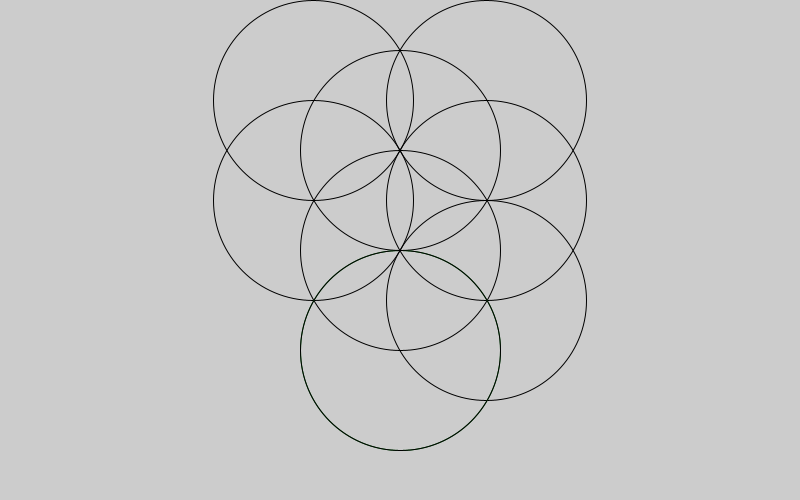
Frame 1 (no input)
Frame 60 (the mouse pressed at the canvas centre just before this capture): identical to frame 1, image omitted
Frame 120 (the mouse held since frame 60 and released just before this capture): identical to frame 1, image omitted

The Processing sketch that drew this single still picture (run headless with seeded random() and noise(); from frame 60 on, the mouse is pressed at the canvas centre):

// Processing sketch: Sorento
// ── Sorento.pde
/**
 * Playing with:
 * classes
 * functions
 * circle intersection
 * and learning about the translation matrix
 * Mariah Vicary 10/14/17 
 * 
 */

float firstintx;
float firstinty;
float secintx;
float secinty;
float fx;
float fy;
float sx;
float sy;


float originalrad = 200;
void setup()
{size(800, 500);
 noFill();
  stroke(0,0,0);
  drawCircles();
}
 
void draw()
{
}
   void drawCircles() {
    for (int i=0; i<6; i++) {
     if (i == 0){
     pushMatrix();
     translate(400,150);
     pushMatrix();
     Circle thisCirc = new Circle(0, 0, originalrad);
     thisCirc.drawMe(); //1
     }
      if (i ==1)
      {
        translate(0, originalrad/2);
        pushMatrix();
        Circle thisCirc = new Circle(0, 0, originalrad);
         thisCirc.drawMe(); //2
      }
      if (i ==2)
      {
        popMatrix();
        popMatrix();
        popMatrix();
        circleintersect(400,150,400,(150+originalrad/2),originalrad/2);
        fx = firstintx; fy = firstinty; sx = secintx; sy = secinty;
         Circle thisCirc = new Circle(firstintx, firstinty, originalrad);
         thisCirc.drawMe(); //3
    
         thisCirc = new Circle(secintx, secinty, originalrad);
     thisCirc.drawMe(); //4
     
     
        circleintersect(400,150,fx, fy, originalrad/2);
       thisCirc = new Circle(firstintx, firstinty, originalrad);
       thisCirc.drawMe();// new1
       
       circleintersect(400,150,sx, sy, originalrad/2);
       thisCirc = new Circle(secintx, secinty, originalrad);
       thisCirc.drawMe();// new2
     
     
      }
       if (i ==3)
      {circleintersect(400,(150+originalrad/2),fx, fy,originalrad/2);
         Circle thisCirc = new Circle(secintx, secinty, originalrad);
         thisCirc.drawMe(); //5
         //fx = firstintx; fy = firstinty; 
         sx = secintx; sy = secinty;
         //circleintersect(fx, fy, sx,sy,originalrad/2);
          //thisCirc = new Circle(firstintx, firstinty, originalrad);
          //thisCirc.drawMe(); //new3
      }
       if (i ==4)
      {circleintersect(400,(150+originalrad/2), sx, sy, originalrad/2);
       Circle thisCirc = new Circle(secintx, secinty, originalrad);
       stroke(023,123,28);
       thisCirc.drawMe(); //6
       stroke(0);
        //sx = secintx; sy = secinty;
        
        stroke(023,123,28);
       //circleintersect(sx, sy, secintx, secinty, originalrad/2);
       //thisCirc = new Circle(firstintx, firstinty, originalrad);
       //thisCirc.drawMe();
       stroke(0);
       
      } 
      if (i ==5)
     // print("hi!");
      {circleintersect(400,(150+originalrad/2),sx, sy,originalrad/2);
        Circle thisCirc = new Circle(secintx, secinty, originalrad);
         thisCirc.drawMe(); //7
      }
    }
  }

//Stolen math to calculate circle intersection
//function returns the two points of intersection
//would error if circles did not intersect
//https://gist.github.com/jupdike/bfe5eb23d1c395d8a0a1a4ddd94882ac
void circleintersect(float x1, float y1, float x2, float y2, float r){
  float r1 = r;
  float r2 = r;
  float centerdx = x1 - x2;
  float centerdy = y1 - y2;
  float R = sqrt(centerdx * centerdx + centerdy * centerdy);
  
  float R2 = R*R;
  float R4 = R2*R2;
  float a = (r1*r1 - r2*r2) / (2 * R2); 
  float r2r2 = (r1*r1 - r2*r2);
  float c = sqrt(2 * (r1*r1 + r2*r2) / R2 - (r2r2 * r2r2) / R4 - 1);
  
  float fx = (x1+x2) / 2 + a * (x2 - x1);
  float gx = c * (y2 - y1) / 2;
  float ix1 = fx + gx;
  float ix2 = fx - gx;

  float fy = (y1+y2) / 2 + a * (y2 - y1);
  float gy = c * (x1 - x2) / 2;
  float iy1 = fy + gy;
  float iy2 = fy - gy;
  
 firstintx =ix1;
 firstinty = iy1;
 secintx = ix2;
 secinty = iy2;
}
// ── Circle.pde
class Circle {
 float x;
   float y;
  float rad;
  
  Circle(float inx, float iny, float inrad) {
    x = inx;
    y = iny;
    rad = inrad;
  }
  
  void drawMe(){
  ellipse(x,y,rad,rad);
}
}
